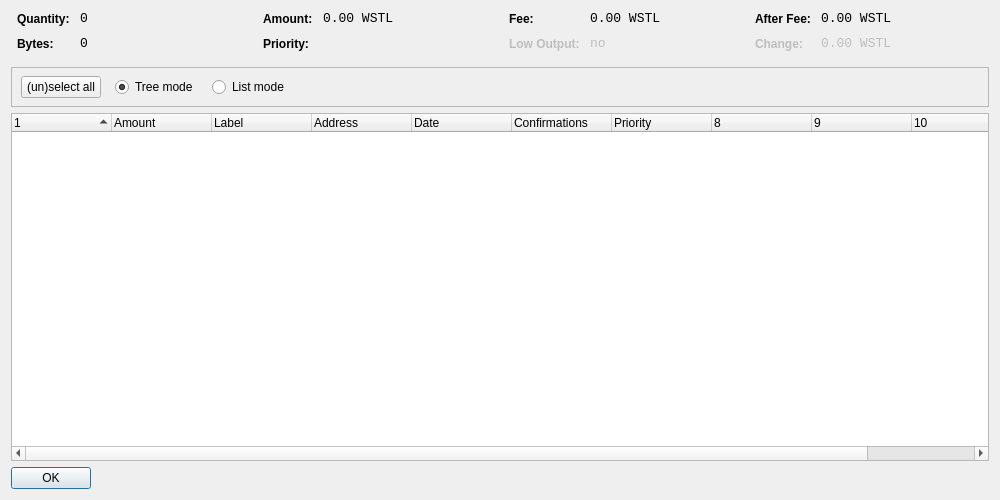
<?xml version="1.0" encoding="UTF-8"?>
<ui version="4.0">
 <class>CoinControlDialog</class>
 <widget class="QDialog" name="CoinControlDialog">
  <property name="geometry">
   <rect>
    <x>0</x>
    <y>0</y>
    <width>1000</width>
    <height>500</height>
   </rect>
  </property>
  <property name="windowTitle">
   <string>Coin Control</string>
  </property>
  <layout class="QVBoxLayout" name="verticalLayout">
   <item>
    <layout class="QHBoxLayout" name="horizontalLayoutTop" stretch="0,0,0,0">
     <property name="topMargin">
      <number>0</number>
     </property>
     <property name="bottomMargin">
      <number>10</number>
     </property>
     <item>
      <layout class="QFormLayout" name="formLayoutCoinControl1">
       <property name="horizontalSpacing">
        <number>10</number>
       </property>
       <property name="verticalSpacing">
        <number>10</number>
       </property>
       <property name="leftMargin">
        <number>6</number>
       </property>
       <property name="rightMargin">
        <number>6</number>
       </property>
       <item row="0" column="0">
        <widget class="QLabel" name="labelCoinControlQuantityText">
         <property name="styleSheet">
          <string notr="true">font-weight:bold;</string>
         </property>
         <property name="text">
          <string>Quantity:</string>
         </property>
        </widget>
       </item>
       <item row="0" column="1">
        <widget class="QLabel" name="labelCoinControlQuantity">
         <property name="font">
          <font>
           <family>Monospace</family>
           <pointsize>10</pointsize>
          </font>
         </property>
         <property name="cursor">
          <cursorShape>IBeamCursor</cursorShape>
         </property>
         <property name="contextMenuPolicy">
          <enum>Qt::ActionsContextMenu</enum>
         </property>
         <property name="text">
          <string notr="true">0</string>
         </property>
         <property name="textInteractionFlags">
          <set>Qt::LinksAccessibleByMouse|Qt::TextSelectableByKeyboard|Qt::TextSelectableByMouse</set>
         </property>
        </widget>
       </item>
       <item row="1" column="0">
        <widget class="QLabel" name="labelCoinControlBytesText">
         <property name="styleSheet">
          <string notr="true">font-weight:bold;</string>
         </property>
         <property name="text">
          <string>Bytes:</string>
         </property>
        </widget>
       </item>
       <item row="1" column="1">
        <widget class="QLabel" name="labelCoinControlBytes">
         <property name="font">
          <font>
           <family>Monospace</family>
           <pointsize>10</pointsize>
          </font>
         </property>
         <property name="cursor">
          <cursorShape>IBeamCursor</cursorShape>
         </property>
         <property name="contextMenuPolicy">
          <enum>Qt::ActionsContextMenu</enum>
         </property>
         <property name="text">
          <string notr="true">0</string>
         </property>
         <property name="textInteractionFlags">
          <set>Qt::LinksAccessibleByMouse|Qt::TextSelectableByKeyboard|Qt::TextSelectableByMouse</set>
         </property>
        </widget>
       </item>
      </layout>
     </item>
     <item>
      <layout class="QFormLayout" name="formLayoutCoinControl2">
       <property name="horizontalSpacing">
        <number>10</number>
       </property>
       <property name="verticalSpacing">
        <number>10</number>
       </property>
       <property name="leftMargin">
        <number>6</number>
       </property>
       <property name="rightMargin">
        <number>6</number>
       </property>
       <item row="0" column="0">
        <widget class="QLabel" name="labelCoinControlAmountText">
         <property name="styleSheet">
          <string notr="true">font-weight:bold;</string>
         </property>
         <property name="text">
          <string>Amount:</string>
         </property>
        </widget>
       </item>
       <item row="0" column="1">
        <widget class="QLabel" name="labelCoinControlAmount">
         <property name="font">
          <font>
           <family>Monospace</family>
           <pointsize>10</pointsize>
          </font>
         </property>
         <property name="cursor">
          <cursorShape>IBeamCursor</cursorShape>
         </property>
         <property name="contextMenuPolicy">
          <enum>Qt::ActionsContextMenu</enum>
         </property>
         <property name="text">
          <string notr="true">0.00 WSTL</string>
         </property>
         <property name="textInteractionFlags">
          <set>Qt::LinksAccessibleByMouse|Qt::TextSelectableByKeyboard|Qt::TextSelectableByMouse</set>
         </property>
        </widget>
       </item>
       <item row="1" column="0">
        <widget class="QLabel" name="labelCoinControlPriorityText">
         <property name="styleSheet">
          <string notr="true">font-weight:bold;</string>
         </property>
         <property name="text">
          <string>Priority:</string>
         </property>
        </widget>
       </item>
       <item row="1" column="1">
        <widget class="QLabel" name="labelCoinControlPriority">
         <property name="font">
          <font>
           <family>Monospace</family>
           <pointsize>10</pointsize>
          </font>
         </property>
         <property name="cursor">
          <cursorShape>IBeamCursor</cursorShape>
         </property>
         <property name="contextMenuPolicy">
          <enum>Qt::ActionsContextMenu</enum>
         </property>
         <property name="text">
          <string/>
         </property>
         <property name="textInteractionFlags">
          <set>Qt::LinksAccessibleByMouse|Qt::TextSelectableByKeyboard|Qt::TextSelectableByMouse</set>
         </property>
        </widget>
       </item>
      </layout>
     </item>
     <item>
      <layout class="QFormLayout" name="formLayoutCoinControl3">
       <property name="horizontalSpacing">
        <number>10</number>
       </property>
       <property name="verticalSpacing">
        <number>10</number>
       </property>
       <property name="leftMargin">
        <number>6</number>
       </property>
       <property name="rightMargin">
        <number>6</number>
       </property>
       <item row="0" column="0">
        <widget class="QLabel" name="labelCoinControlFeeText">
         <property name="styleSheet">
          <string notr="true">font-weight:bold;</string>
         </property>
         <property name="text">
          <string>Fee:</string>
         </property>
        </widget>
       </item>
       <item row="0" column="1">
        <widget class="QLabel" name="labelCoinControlFee">
         <property name="font">
          <font>
           <family>Monospace</family>
           <pointsize>10</pointsize>
          </font>
         </property>
         <property name="cursor">
          <cursorShape>IBeamCursor</cursorShape>
         </property>
         <property name="contextMenuPolicy">
          <enum>Qt::ActionsContextMenu</enum>
         </property>
         <property name="text">
          <string notr="true">0.00 WSTL</string>
         </property>
         <property name="textInteractionFlags">
          <set>Qt::LinksAccessibleByMouse|Qt::TextSelectableByKeyboard|Qt::TextSelectableByMouse</set>
         </property>
        </widget>
       </item>
       <item row="1" column="0">
        <widget class="QLabel" name="labelCoinControlLowOutputText">
         <property name="enabled">
          <bool>false</bool>
         </property>
         <property name="styleSheet">
          <string notr="true">font-weight:bold;</string>
         </property>
         <property name="text">
          <string>Low Output:</string>
         </property>
        </widget>
       </item>
       <item row="1" column="1">
        <widget class="QLabel" name="labelCoinControlLowOutput">
         <property name="enabled">
          <bool>false</bool>
         </property>
         <property name="font">
          <font>
           <family>Monospace</family>
           <pointsize>10</pointsize>
          </font>
         </property>
         <property name="cursor">
          <cursorShape>IBeamCursor</cursorShape>
         </property>
         <property name="contextMenuPolicy">
          <enum>Qt::ActionsContextMenu</enum>
         </property>
         <property name="text">
          <string notr="true">no</string>
         </property>
         <property name="textInteractionFlags">
          <set>Qt::LinksAccessibleByMouse|Qt::TextSelectableByKeyboard|Qt::TextSelectableByMouse</set>
         </property>
        </widget>
       </item>
      </layout>
     </item>
     <item>
      <layout class="QFormLayout" name="formLayoutCoinControl4">
       <property name="horizontalSpacing">
        <number>10</number>
       </property>
       <property name="verticalSpacing">
        <number>10</number>
       </property>
       <property name="leftMargin">
        <number>6</number>
       </property>
       <property name="rightMargin">
        <number>6</number>
       </property>
       <item row="0" column="0">
        <widget class="QLabel" name="labelCoinControlAfterFeeText">
         <property name="styleSheet">
          <string notr="true">font-weight:bold;</string>
         </property>
         <property name="text">
          <string>After Fee:</string>
         </property>
        </widget>
       </item>
       <item row="0" column="1">
        <widget class="QLabel" name="labelCoinControlAfterFee">
         <property name="font">
          <font>
           <family>Monospace</family>
           <pointsize>10</pointsize>
          </font>
         </property>
         <property name="cursor">
          <cursorShape>IBeamCursor</cursorShape>
         </property>
         <property name="contextMenuPolicy">
          <enum>Qt::ActionsContextMenu</enum>
         </property>
         <property name="text">
          <string notr="true">0.00 WSTL</string>
         </property>
         <property name="textInteractionFlags">
          <set>Qt::LinksAccessibleByMouse|Qt::TextSelectableByKeyboard|Qt::TextSelectableByMouse</set>
         </property>
        </widget>
       </item>
       <item row="1" column="0">
        <widget class="QLabel" name="labelCoinControlChangeText">
         <property name="enabled">
          <bool>false</bool>
         </property>
         <property name="styleSheet">
          <string notr="true">font-weight:bold;</string>
         </property>
         <property name="text">
          <string>Change:</string>
         </property>
        </widget>
       </item>
       <item row="1" column="1">
        <widget class="QLabel" name="labelCoinControlChange">
         <property name="enabled">
          <bool>false</bool>
         </property>
         <property name="font">
          <font>
           <family>Monospace</family>
           <pointsize>10</pointsize>
          </font>
         </property>
         <property name="cursor">
          <cursorShape>IBeamCursor</cursorShape>
         </property>
         <property name="contextMenuPolicy">
          <enum>Qt::ActionsContextMenu</enum>
         </property>
         <property name="text">
          <string notr="true">0.00 WSTL</string>
         </property>
         <property name="textInteractionFlags">
          <set>Qt::LinksAccessibleByMouse|Qt::TextSelectableByKeyboard|Qt::TextSelectableByMouse</set>
         </property>
        </widget>
       </item>
      </layout>
     </item>
    </layout>
   </item>
   <item>
    <widget class="QFrame" name="frame">
     <property name="minimumSize">
      <size>
       <width>0</width>
       <height>40</height>
      </size>
     </property>
     <property name="frameShape">
      <enum>QFrame::StyledPanel</enum>
     </property>
     <property name="frameShadow">
      <enum>QFrame::Sunken</enum>
     </property>
     <widget class="QWidget" name="horizontalLayoutWidget">
      <property name="geometry">
       <rect>
        <x>10</x>
        <y>0</y>
        <width>781</width>
        <height>41</height>
       </rect>
      </property>
      <layout class="QHBoxLayout" name="horizontalLayoutPanel" stretch="0,0,0,0,0">
       <property name="spacing">
        <number>14</number>
       </property>
       <item>
        <widget class="QPushButton" name="pushButtonSelectAll">
         <property name="sizePolicy">
          <sizepolicy hsizetype="Maximum" vsizetype="Fixed">
           <horstretch>0</horstretch>
           <verstretch>0</verstretch>
          </sizepolicy>
         </property>
         <property name="text">
          <string>(un)select all</string>
         </property>
        </widget>
       </item>
       <item>
        <widget class="QRadioButton" name="radioTreeMode">
         <property name="sizePolicy">
          <sizepolicy hsizetype="Maximum" vsizetype="Fixed">
           <horstretch>0</horstretch>
           <verstretch>0</verstretch>
          </sizepolicy>
         </property>
         <property name="text">
          <string>Tree mode</string>
         </property>
         <property name="checked">
          <bool>true</bool>
         </property>
        </widget>
       </item>
       <item>
        <widget class="QRadioButton" name="radioListMode">
         <property name="sizePolicy">
          <sizepolicy hsizetype="Maximum" vsizetype="Fixed">
           <horstretch>0</horstretch>
           <verstretch>0</verstretch>
          </sizepolicy>
         </property>
         <property name="text">
          <string>List mode</string>
         </property>
        </widget>
       </item>
       <item>
        <spacer name="horizontalSpacer">
         <property name="orientation">
          <enum>Qt::Horizontal</enum>
         </property>
         <property name="sizeHint" stdset="0">
          <size>
           <width>40</width>
           <height>20</height>
          </size>
         </property>
        </spacer>
       </item>
      </layout>
     </widget>
    </widget>
   </item>
   <item>
    <widget class="CoinControlTreeWidget" name="treeWidget">
     <property name="contextMenuPolicy">
      <enum>Qt::CustomContextMenu</enum>
     </property>
     <property name="sortingEnabled">
      <bool>false</bool>
     </property>
     <property name="columnCount">
      <number>11</number>
     </property>
     <attribute name="headerShowSortIndicator" stdset="0">
      <bool>true</bool>
     </attribute>
     <attribute name="headerStretchLastSection">
      <bool>false</bool>
     </attribute>
     <column>
      <property name="text">
       <string/>
      </property>
     </column>
     <column>
      <property name="text">
       <string>Amount</string>
      </property>
     </column>
     <column>
      <property name="text">
       <string>Label</string>
      </property>
     </column>
     <column>
      <property name="text">
       <string>Address</string>
      </property>
     </column>
     <column>
      <property name="text">
       <string>Date</string>
      </property>
     </column>
     <column>
      <property name="text">
       <string>Confirmations</string>
      </property>
      <property name="toolTip">
       <string>Confirmed</string>
      </property>
     </column>
     <column>
      <property name="text">
       <string>Priority</string>
      </property>
     </column>
     <column>
      <property name="text">
       <string/>
      </property>
     </column>
     <column>
      <property name="text">
       <string/>
      </property>
     </column>
     <column>
      <property name="text">
       <string/>
      </property>
     </column>
     <column>
      <property name="text">
       <string/>
      </property>
     </column>
    </widget>
   </item>
   <item>
    <widget class="QDialogButtonBox" name="buttonBox">
     <property name="sizePolicy">
      <sizepolicy hsizetype="Maximum" vsizetype="Fixed">
       <horstretch>0</horstretch>
       <verstretch>0</verstretch>
      </sizepolicy>
     </property>
     <property name="orientation">
      <enum>Qt::Horizontal</enum>
     </property>
     <property name="standardButtons">
      <set>QDialogButtonBox::Ok</set>
     </property>
    </widget>
   </item>
  </layout>
 </widget>
 <customwidgets>
  <customwidget>
   <class>CoinControlTreeWidget</class>
   <extends>QTreeWidget</extends>
   <header>coincontroltreewidget.h</header>
  </customwidget>
 </customwidgets>
 <resources/>
 <connections/>
</ui>
